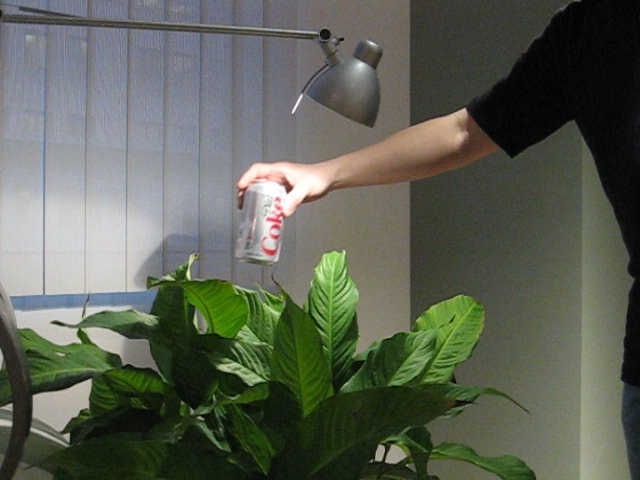
#> input picture computervision1/lab3/Coke1.jpg, 640 x 480 px, given in place of 0001.jpg, which was not available
$ jupyter execute 'Harris corner detector.ipynb'
#> lines starting #> are read from the running program, lines starting #| are printed output that depends on the picture; pictures that were not available may be replaced by others from this repository, and a replacement may not be noted
[cell 1]
import cv2
import numpy as np
from scipy import signal
from scipy.ndimage import gaussian_filter
import matplotlib.pyplot as plt
from numpy import linalg as LA, sin

# Compute partial derivative given a kernel
def compute_partial_derivative(I, kernel):
    return signal.convolve2d(I, kernel, boundary="symm", mode="same")

# Compute components of Q (see formula assignment)
def compute_Q_components(I_x, I_y):
    # As a rule of thumb the kernel size has to be about 3 times sigma
    # gaussian_filter automatically generates a kernel with a radius of int(truncate * sigma + 0.5)
    # We want a kernel size 3 since G_d is size 3, so we set sigma to 1
    A = gaussian_filter(I_x ** 2, 1)
    B = gaussian_filter(I_x * I_y, 1)
    C = gaussian_filter(I_y ** 2, 1)

    n = A.shape[0] + B.shape[0]
    m = A.shape[1] + B.shape[1]

    Q = np.array([[A, B],
                [B, C]]).reshape((n, m))

    # Covariance matrix of Q such that it is square
    Q_cov = np.matmul(Q, Q.T)

    #print(LA.eigh(Q_cov))

    return A, B, C

# Compute H (see formula assignment)
def compute_H(A, B, C):
    H = ((A * C) - (B ** 2)) - 0.04 * ((A + C) ** 2)
    return H

# Detect corners using Harrison Corner algorithm
def detect_corners(H, n, T, surpress = False):
    """
        H:          H image, i.e. raw corner response
        n:          specified window size nxn around a centered pixel located in H
        T:          user defined threshold
        surpress:   when centered pixel located in H is not peak value surpress it (lowering the value)
                    or retain it by default by default setting it to False
    """
    # H = np.array([[1, 1, 1, 1, 1, 1, 1, 1, 1],
    #             [8, 8, 8, 8, 8, 8, 8, 8, 8],
    #             [5, 5, 5, 5, 5, 5, 5, 5, 5],
    #             [3, 3, 3, 3, 3, 3, 3, 3, 3]])

    # Handle borders by filling up neighbours out of bounds with zeros
    padding = int((n - 1) / 2)

    # Add vertical padding
    row = np.zeros((padding, H.shape[1]))
    H_pad = np.vstack((row, H, row))

    # Add horizontal padding
    col = np.zeros((H_pad.shape[0], padding))
    H_pad = np.hstack((col, H_pad, col))

    rows, cols = H_pad.shape

    # Indices of corner point
    r = np.empty(0)
    c = np.empty(0)

    # Find local maxima
    for x_i in range(padding, cols - padding):
        for y_i in range(padding, rows - padding):
            # Get neighbourhood patch
            patch = H_pad[y_i - padding : y_i + padding + 1, x_i - padding : x_i + padding + 1]
            patch_flat = patch.flatten()

            # Center point of patch
            center_i = int(patch.size / 2)
            center_val = patch_flat[center_i]

            # Center point's neighbours
            patch_neighbours = np.delete(patch_flat, center_i)

            # If center value is greater than all its neighbours (in an n × n window centered around this point)
            # and (2) if it is greater than the user-defined threshold T: mark it as a corner point and retain it
            if all(val < center_val for val in patch_neighbours) and center_val > T:
                r = np.append(r, y_i - padding)
                c = np.append(c, x_i - padding)
            # Surpress it
            else:
                if surpress:
                    H_pad[y_i][x_i] = 0

    return r, c

# Show distribution of I_x and I_y
def show_relation_Ix_Iy(I_x, I_y, img):
    # Create cluster figure of the relationship between I_x I_y
    fig = plt.figure()
    ax1 = fig.add_subplot(111)
    ax1.set_title(r"Distribution of $I_x$ vs. $I_y$ (image = '" + img + "')")
    ax1.scatter(I_x.flatten(), I_y.flatten(), s=np.full(I_x.size, 5), color='red')
    ax1.axhline(y=0, color='k')
    ax1.axvline(x=0, color='k')
    ax1.set_xlabel(r'$I_x$')
    ax1.set_ylabel(r'$I_y$')

# Plot relevant result images in figure
def show_image(I, I_x, I_y, H, r, c, n, T, img):
    """
        I:      original input image
        I_x:    partial derivative in x direction of input image
        I_y:    partial derivative in y direction of input image
        r:      row indices of detected corner points
        c:      column indices of detected corner points
        n:      specified window size nxn around a centered pixel located in H
        T:      user defined threshold
        img:    name of image being evaluated
    """

    fig, ((ax_orig, ax_corners), (ax_G_x, ax_G_y), (ax_H1, ax_H2)) = plt.subplots(3, 2, figsize=(10, 20))

    # Original image
    ax_orig.imshow(I, cmap='gray')
    ax_orig.set_title(r'Original $I$')
    ax_orig.set_axis_off()

    # Original image with detected corner point
    ax_corners.imshow(I, cmap='gray')
    ax_corners.scatter(c, r, s=np.full(c.size, 2), color='red')
    ax_corners.set_title(r'Detected corner points')
    ax_corners.set_axis_off()

    # H of image
    ax_H1.imshow(H, cmap='gist_heat')
    ax_H1.set_title(r'$H$')
    ax_H1.set_axis_off()

    # H with threshold condition
    ax_H2.imshow(H > T, cmap='gist_heat')
    ax_H2.set_title(r'$H_i$ > T')
    ax_H2.set_axis_off()

    # Partial derivative in x-direction
    ax_G_x.imshow(I_x, cmap='gray')
    ax_G_x.set_title(r'$I_x = \frac{\partial I}{\partial x}$')
    ax_G_x.set_axis_off()

    # Partial derivative in y-direction
    ax_G_y.imshow(I_y, cmap='gray')
    ax_G_y.set_title(r'$I_y = \frac{\partial I}{\partial x}$')
    ax_G_y.set_axis_off()

    fig.suptitle(f"Harris Corner Detector Analysis (image = '{img}', n = {n}, T = {T})", fontsize=14)

# Show visual results of Harrison Corner Detector for analyzing
def analyze_harrison_corner_detector(I, I_gray, G_x, G_y, n, T, img):
    """
        I:      original input image
        I_gray: converted to gray input image
        G_x:    kernel to compute derivative in x direction
        G_y:    kernel to compute derivative in y direction
        n:      specified window size nxn around a centered pixel located in H
        T:      user defined threshold
        img:    name of image being evaluated
    """

    # Compute gradient in x-direction
    I_x = compute_partial_derivative(I_gray, G_x)
    # Compute gradient in y-direction
    I_y = compute_partial_derivative(I_gray, G_y)

    A, B, C = compute_Q_components(I_x, I_y)
    H = compute_H(A, B, C)
    r, c = detect_corners(H, n, T)

    # Visualize data
    show_relation_Ix_Iy(I_x, I_y, img)
    show_image(I, I_x, I_y, H, r, c, n, T, img)

# Ask y/n user input
def single_yes_or_no_question(question):
    choices = ' [Y/n]: '
    reply = str(input(question + choices)).lower().strip()
#> the answer given: y
    if reply[0] == 'y' and len(reply) == 1:
        return True
    if reply[0] == 'n' and len(reply) == 1:
        return False
    else:
        return single_yes_or_no_question(question)

if __name__ == "__main__":

    # Manual configuration
    ans = single_yes_or_no_question("Use default config for window size n x n and threshold T?")

    # Use default configuration
    if ans == True:
        n = 9
        T = 150000
    # Ask user for configuration
    else:
        # Ask user to set window size
        while True:
            try:
                n = int(input("Set window size n x n, with n = "))

                while (n % 2) == 0:
                    print("Please select a proper window size (must be odd)")
                    n = int(input("Set window size n x n, with n = "))
                break
            except:
                print("That's not a valid window size!")

        # Ask user for threshold
        while True:
            try:
                T = int(input("Define threshold T = "))
                break
            except:
                print("That's not a valid threshold!")

    print("\nCONFIGURATION:")
    print(f"Window size = {n} x {n}")
    print(f"Threshold = {T}")

    # Read in images
    try:
        name = "toy"
        toy_image = cv2.imread('/home/zhanghh/桌面/lab3-assignment/images/toy/0001.jpg') #'./images/test_corner.png')
#> toy_image is the input picture: shape (480, 640, 3); mean B, G, R 85.4, 98, 93.1
        toy_image_rgb = cv2.cvtColor(toy_image, cv2.COLOR_BGR2RGB)
        toy_image_gray = cv2.cvtColor(toy_image_rgb, cv2.COLOR_RGB2GRAY)
        toy_image_gray = toy_image_gray.astype(np.float32)
    except:
        print(f"Something went wrong reading the {name} image")
        exit()

    try:
        name = "doll"
        doll_image = cv2.imread('/home/zhanghh/桌面/lab3-assignment/images/doll/0200.jpg')
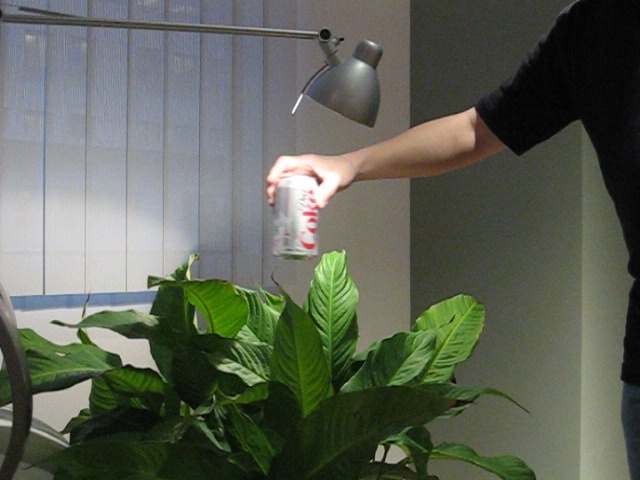
#> input picture computervision1/lab3/Coke2.jpg, 640 x 480 px, given in place of 0200.jpg, which was not available
#> doll_image is the input picture: shape (480, 640, 3); mean B, G, R 86.9, 99.3, 94.2
        doll_image_rgb = cv2.cvtColor(doll_image, cv2.COLOR_BGR2RGB)
        doll_image_gray = cv2.cvtColor(doll_image_rgb, cv2.COLOR_RGB2GRAY)
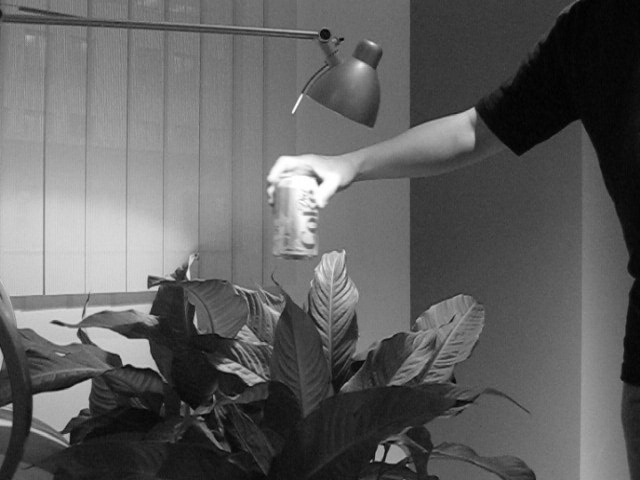
#> doll_image_gray: shape (480, 640); min 0, max 255, mean 96.4
        doll_image_gray = doll_image_gray.astype(np.float32)
    except:
        print(f"Something went wrong reading the {name} image")
        exit()

    # Kernels to compute gradients along x- and y-axis
    G_x = np.array([[-1, 0, 1]]) # Central difference
    G_y = G_x.T

    # Toy image
    analyze_harrison_corner_detector(toy_image, toy_image_gray, G_x, G_y, n, T, '/home/zhanghh/桌面/lab3-assignment/images/toy/0001.jpg')
#> in compute_partial_derivative (call 2), `return signal.convolve2d(I, kernel, boundary="symm", mode="same")`:
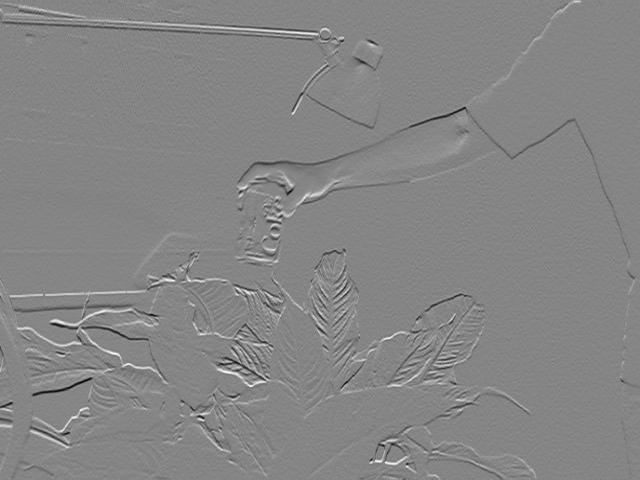
#> returned value: shape (480, 640) float64; min -158, max 144, mean 0.1; drawn with min black and max white
#> in compute_Q_components, `B = gaussian_filter(I_x * I_y, 1)`:
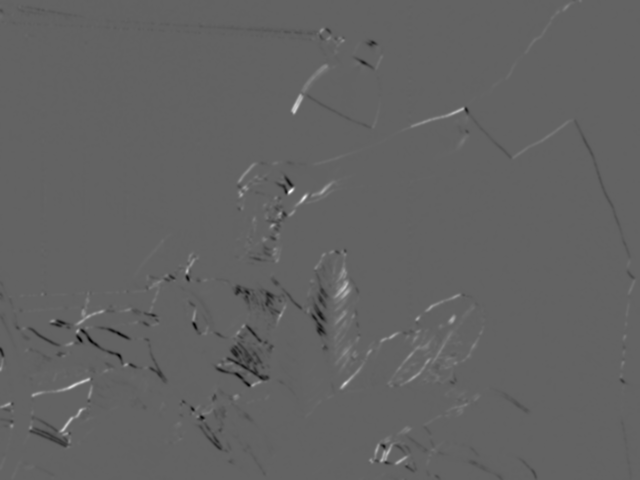
#> B: shape (480, 640) float64; min -5348, max 8418.9, mean -1.2; drawn with min black and max white
#> in compute_Q_components, `C = gaussian_filter(I_y ** 2, 1)`:
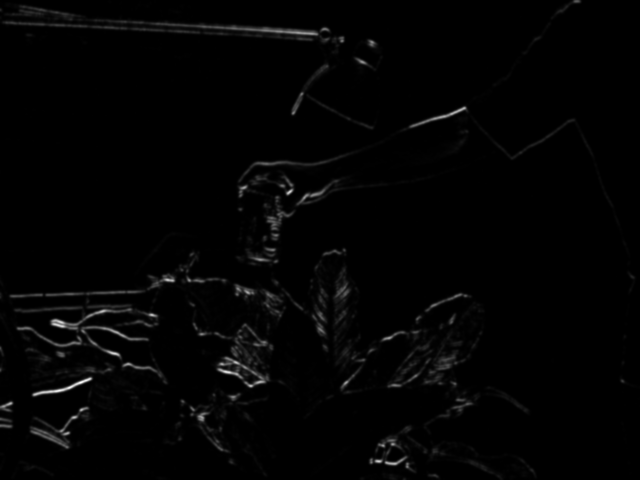
#> C: shape (480, 640) float64; min 0.0391, max 12375, mean 182.3; drawn with min black and max white
#> in compute_Q_components, `Q_cov = np.matmul(Q, Q.T)`:
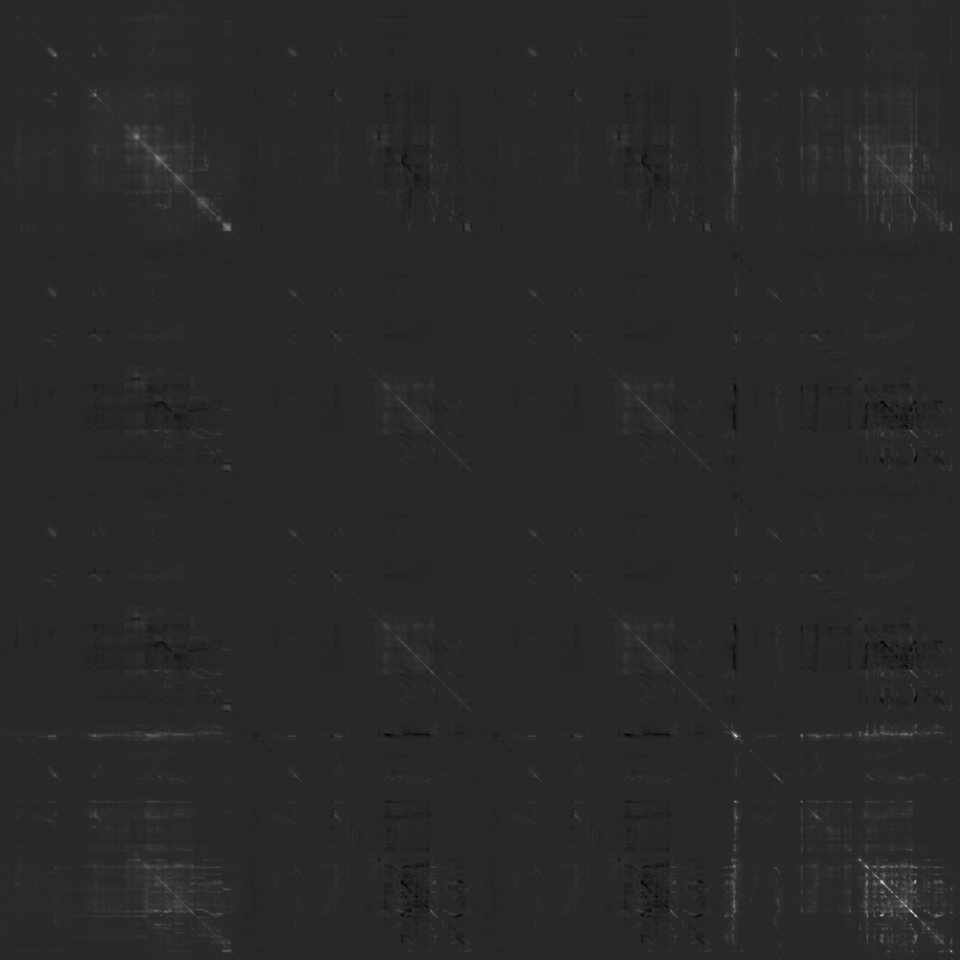
#> Q_cov: shape (960, 960) float64; min -647111004, max 3.42e+09, mean 13442296.2; drawn with min black and max white
#> in analyze_harrison_corner_detector, `r, c = detect_corners(H, n, T)`: r = 287 values, max 479 at index 222, min 0 at index 281, mean 314.9; c = 287 values from 0 to 634

    # Doll image
    analyze_harrison_corner_detector(doll_image, doll_image_gray, G_x, G_y, n, T, '/home/zhanghh/桌面/lab3-assignment/images/doll/0200.jpg')
#> in compute_Q_components (call 2), `B = gaussian_filter(I_x * I_y, 1)`:
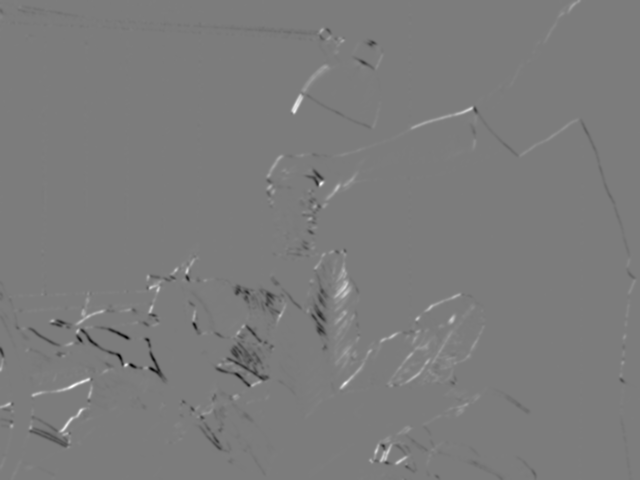
#> B: shape (480, 640) float64; min -6474.1, max 6769.6, mean -4.3; drawn with min black and max white
#> in compute_H (call 2), `H = ((A * C) - (B ** 2)) - 0.04 * ((A + C) ** 2)`:
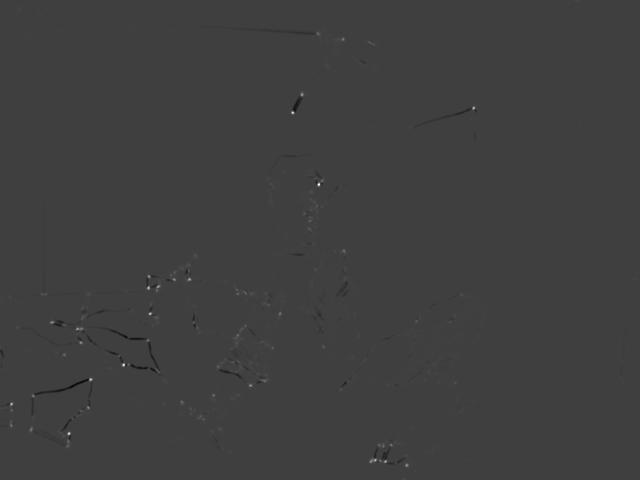
#> H: shape (480, 640) float64; min -8134619.3, max 24314367.4, mean -287.8; drawn with min black and max white

    plt.show()
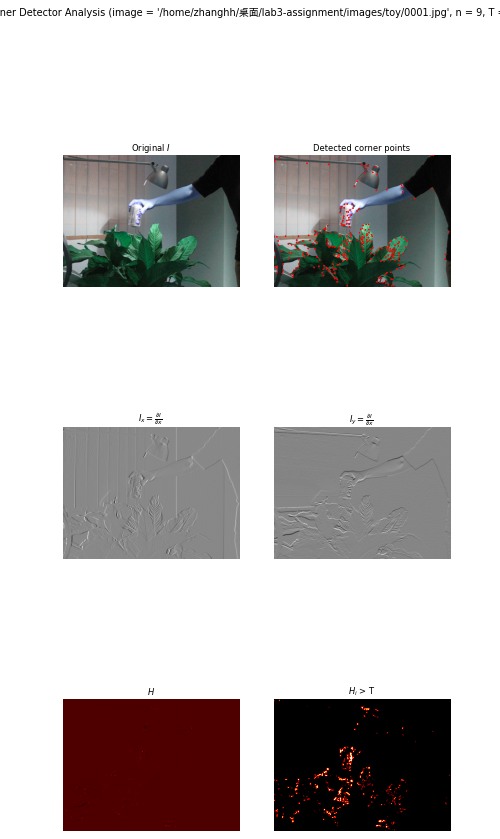
#> figure drawn by matplotlib, 6 panels; B, G, R data is drawn as R, G, B
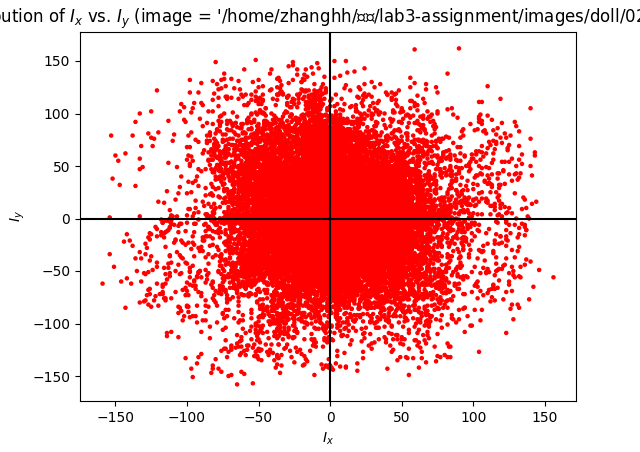
#> figure drawn by matplotlib, 1 panel
#> figure, not shown here; B, G, R data is drawn as R, G, B
